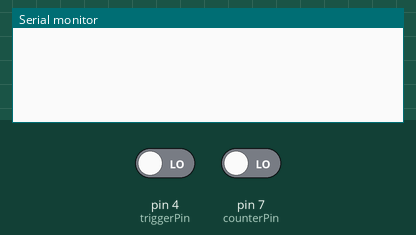
Bench run of a sketch on a simulated Arduino Uno, built with avr-gcc and run on an emulated ATmega328P. On the bench: the last lines printed to the serial monitor. The inputs (shaded band) are chosen by the test bench; at power-on: pin 4 (triggerPin) LOW, pin 7 (counterPin) LOW.

Above: at 1.2 s.
1.3 s: pin 4 (triggerPin) driven HIGH
At 1.7 s:
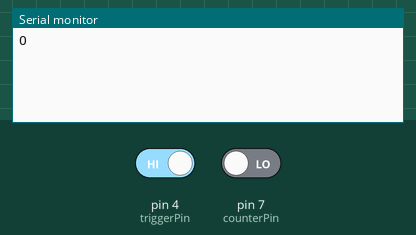
2.8 s: pin 7 (counterPin) driven HIGH
At 4.0 s:
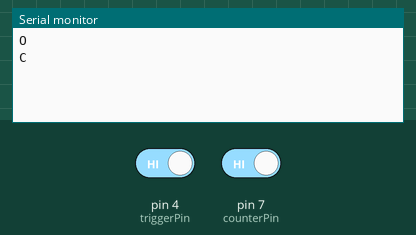

Measured:
- after the input at 1.3 s, the serial monitor: prints a new line at once (image 1)
- after the input at 2.8 s, the serial monitor: prints a new line at once (image 2)

The sketch:

SimpleTriggerDetect2.ino
```cpp
const int triggerPin = 4;  // Digital pin D4
const int counterPin = 7;  // Digital pin D4
const int threshold = 1; // Threshold (e.g., HIGH signal)
unsigned long lastTriggerTime = 0; // Last time the trigger was sent
unsigned long debounceDelay = 2000; // Delay to ignore further signals for 1 second (1000 ms)
int state = 0;
int state_count = 0;


int val;
int counter_read;


void setup() {
  pinMode(triggerPin, INPUT);  // Set pin D4 as an input
  Serial.begin(9600);  // Start serial communication
  state = 0;
}

void loop() {
  // Read the digital value from pin D4
  val=digitalRead(triggerPin);
  counter_read=digitalRead(counterPin);

  if (state == 0 && val == 1){
    state = 1;
    Serial.println("O");
  }
  else if (state == 1 && val == 0){
    state = 0;
  }

  if (state_count == 0 && counter_read == 1){
    state_count = 1;
    Serial.println("C");
  }
  else if (state_count == 1 && counter_read == 0){
    state_count = 0;
  }


  /*if (digitalRead(triggerPin) == threshold) {
    unsigned long currentMillis = millis(); // Get the current time in milliseconds

    // Check if enough time has passed since the last trigger
    if (currentMillis - lastTriggerTime >= debounceDelay) {
      Serial.println("O"); // Send trigger signal when the threshold is exceeded
      lastTriggerTime = currentMillis; // Update the last trigger time
      //Serial.flush();
    }
  }*/
}
```
